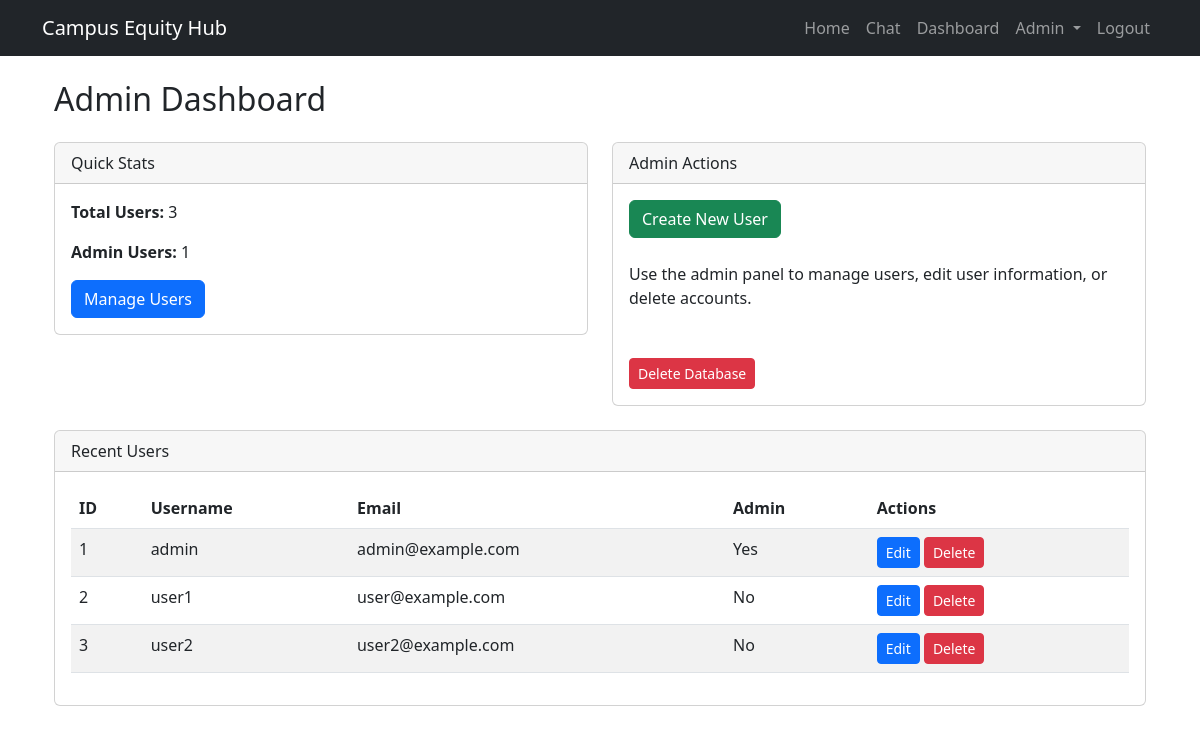
The app's page /admin-dashboard (signed in), older data.
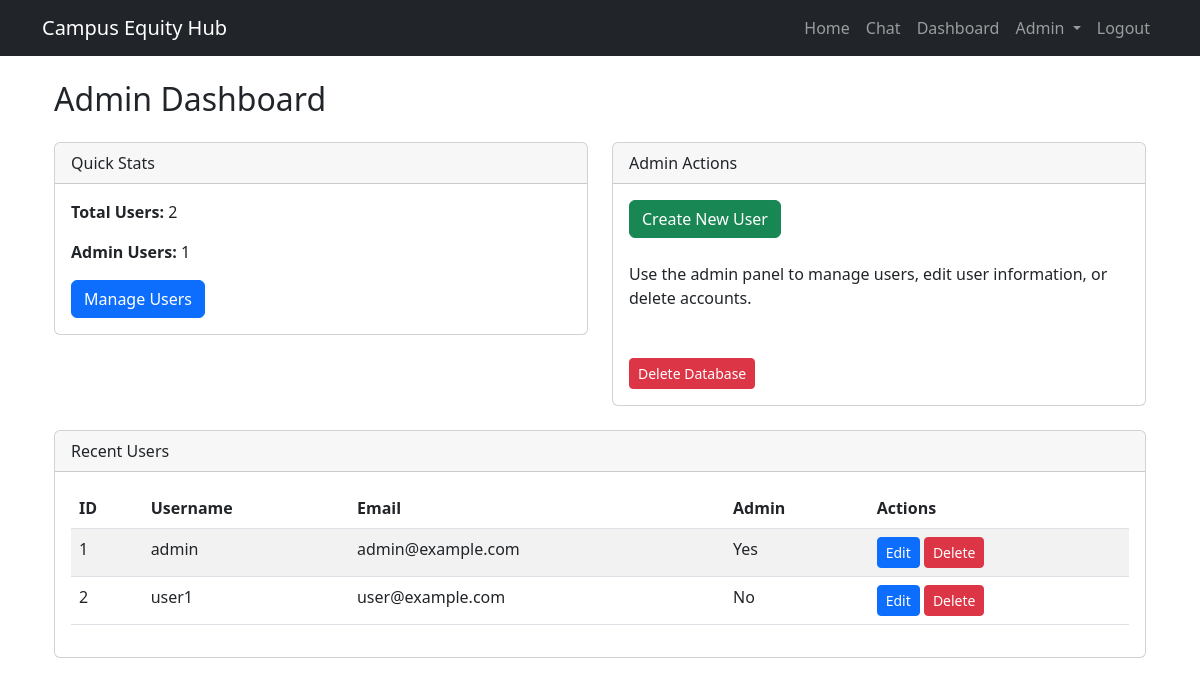
The same page, newer data.
### app.py (models this page shows, shortened)
class User(db.Model):
    id = db.Column(db.Integer, primary_key=True)
    username = db.Column(db.String(80), unique=True, nullable=False)
    email = db.Column(db.String(120), unique=True, nullable=False)
    password = db.Column(db.String(60), nullable=False)
    token = db.Column(db.Integer, nullable=False)
    is_admin = db.Column(db.Boolean, default=False)
    campus = db.Column(db.String(120), nullable=False)

### app.py (the view)
@app.route('/admin-dashboard')
@admin_required
def admin_dashboard():
    users = User.query.all()
    return render_template('admin_dashboard.html', users=users)

### app.py (called while the page is built)
def admin_required(f):
    @wraps(f)
    def decorated_function(*args, **kwargs):
        if 'user_id' not in session:
            flash('Please log in to access this page.', 'danger')
            return redirect(url_for('login'))
        user = User.query.get(session['user_id'])
        if not user or not user.is_admin:
            flash('You do not have permission to access this page.', 'danger')
            return redirect(url_for('index'))
        return f(*args, **kwargs)
    return decorated_function

### templates/admin_dashboard.html (shortened to what this page needs)
{% extends "layout.html" %}
{% block content %}
<div class="container">
    <h2 class="my-4">Admin Dashboard</h2>
    <div class="row mb-4">
        <div class="col-md-6">
            <div class="card">
                <div class="card-header">
                    Quick Stats
                </div>
                <div class="card-body">
                    <p><strong>Total Users:</strong> {{ users|length }}</p>
                    <p><strong>Admin Users:</strong> {{ users|selectattr('is_admin', 'equalto', true)|list|length }}</p>
                    <a href="{{ url_for('user.index_view') }}" class="btn btn-primary">Manage Users</a>
                </div>
            </div>
        </div>
        <div class="col-md-6">
            <div class="card">
                <div class="card-header">
                    Admin Actions
                </div>
                <div class="card-body">
                    <a href="{{ url_for('user.create_view') }}" class="btn btn-success mb-2">Create New User</a>
                    <p class="mt-3">Use the admin panel to manage users, edit user information, or delete accounts.</p>
                </div>
                <div class="card-body">
                    <a href="{{ url_for('reset_database') }}" class="btn btn-sm btn-danger">Delete Database</a>
                </div>
            </div>
        </div>
    </div>
    <div class="card">
        <div class="card-header">
            Recent Users
        </div>
        <div class="card-body">
            <div class="table-responsive">
                <table class="table table-striped">
                    <thead>
                        <tr>
                            <th>ID</th>
                            <th>Username</th>
                            <th>Email</th>
                            <th>Admin</th>
                            <th>Actions</th>
                        </tr>
                    </thead>
                    <tbody>
                        {% for user in users[:10] %}
                        <tr>
                            <td>{{ user.id }}</td>
                            <td>{{ user.username }}</td>
                            <td>{{ user.email }}</td>
                            <td>{% if user.is_admin %}Yes{% else %}No{% endif %}</td>
                            <td>
                                <a href="{{ url_for('user.edit_view', id=user.id) }}" class="btn btn-sm btn-primary">Edit</a>
                                <a href="{{ url_for('user.delete_view', id=user.id) }}" class="btn btn-sm btn-danger">Delete</a>
                            </td>
                        </tr>
                        {% endfor %}
                    </tbody>
                </table>
            </div>
        </div>
    </div>
</div>
{% endblock %}

### templates/layout.html (shortened to what this page needs)
<!DOCTYPE html>
<html lang="en">
<head>
    <link rel="stylesheet" href="https://cdnjs.cloudflare.com/ajax/libs/bootstrap/5.2.3/css/bootstrap.min.css">
</head>
<body>
    <nav class="navbar navbar-expand-lg navbar-dark bg-dark">
        <div class="container">
            <a class="navbar-brand" href="{{ url_for('index') }}">Campus Equity Hub</a>
            <div class="collapse navbar-collapse" id="navbarNav">
                <ul class="navbar-nav ms-auto">
                    <li class="nav-item">
                        <a class="nav-link" href="{{ url_for('index') }}">Home</a>
                    </li>
                    <li class="nav-item">
                        <a class="nav-link" href="{{ url_for('chat') }}">Chat</a>
                    </li>
                    {% if 'user_id' in session %}
                    <li class="nav-item">
                        <a class="nav-link" href="{{ url_for('dashboard') }}">Dashboard</a>
                    </li>
                    {% if session.get('is_admin', False) %}
                    <li class="nav-item dropdown">
                        <a class="nav-link dropdown-toggle" href="#" id="adminDropdown" role="button" data-bs-toggle="dropdown">
                            Admin
                        </a>
                    </li>
                    {% endif %}
                    <li class="nav-item">
                        <a class="nav-link" href="{{ url_for('logout') }}">Logout</a>
                    </li>
                    {% endif %}
                </ul>
            </div>
        </div>
    </nav>
    <div class="container mt-4">
        {% block content %}{% endblock %}
    </div>
</body>
</html>

Row changes from the older to the newer data that the page shows:
removed User: id "3", username "user2", email "user2@example.com", is_admin "No"
Text that changed along with them:
{{ users|length }}: "3" → "2"
